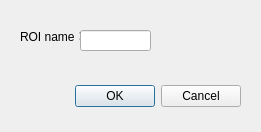
<?xml version="1.0" encoding="UTF-8"?>
<ui version="4.0">
 <class>Dialog</class>
 <widget class="QDialog" name="Dialog">
  <property name="geometry">
   <rect>
    <x>0</x>
    <y>0</y>
    <width>261</width>
    <height>132</height>
   </rect>
  </property>
  <property name="windowTitle">
   <string>Creating ROI</string>
  </property>
  <widget class="QDialogButtonBox" name="buttonBox">
   <property name="geometry">
    <rect>
     <x>-100</x>
     <y>80</y>
     <width>341</width>
     <height>32</height>
    </rect>
   </property>
   <property name="orientation">
    <enum>Qt::Horizontal</enum>
   </property>
   <property name="standardButtons">
    <set>QDialogButtonBox::Cancel|QDialogButtonBox::Ok</set>
   </property>
  </widget>
  <widget class="QLabel" name="label">
   <property name="geometry">
    <rect>
     <x>20</x>
     <y>10</y>
     <width>81</width>
     <height>51</height>
    </rect>
   </property>
   <property name="text">
    <string>ROI name：</string>
   </property>
  </widget>
  <widget class="QLineEdit" name="lineEdit_roiName">
   <property name="geometry">
    <rect>
     <x>80</x>
     <y>30</y>
     <width>71</width>
     <height>21</height>
    </rect>
   </property>
  </widget>
 </widget>
 <resources/>
 <connections>
  <connection>
   <sender>buttonBox</sender>
   <signal>accepted()</signal>
   <receiver>Dialog</receiver>
   <slot>accept()</slot>
   <hints>
    <hint type="sourcelabel">
     <x>248</x>
     <y>254</y>
    </hint>
    <hint type="destinationlabel">
     <x>157</x>
     <y>274</y>
    </hint>
   </hints>
  </connection>
  <connection>
   <sender>buttonBox</sender>
   <signal>rejected()</signal>
   <receiver>Dialog</receiver>
   <slot>reject()</slot>
   <hints>
    <hint type="sourcelabel">
     <x>316</x>
     <y>260</y>
    </hint>
    <hint type="destinationlabel">
     <x>286</x>
     <y>274</y>
    </hint>
   </hints>
  </connection>
 </connections>
</ui>
